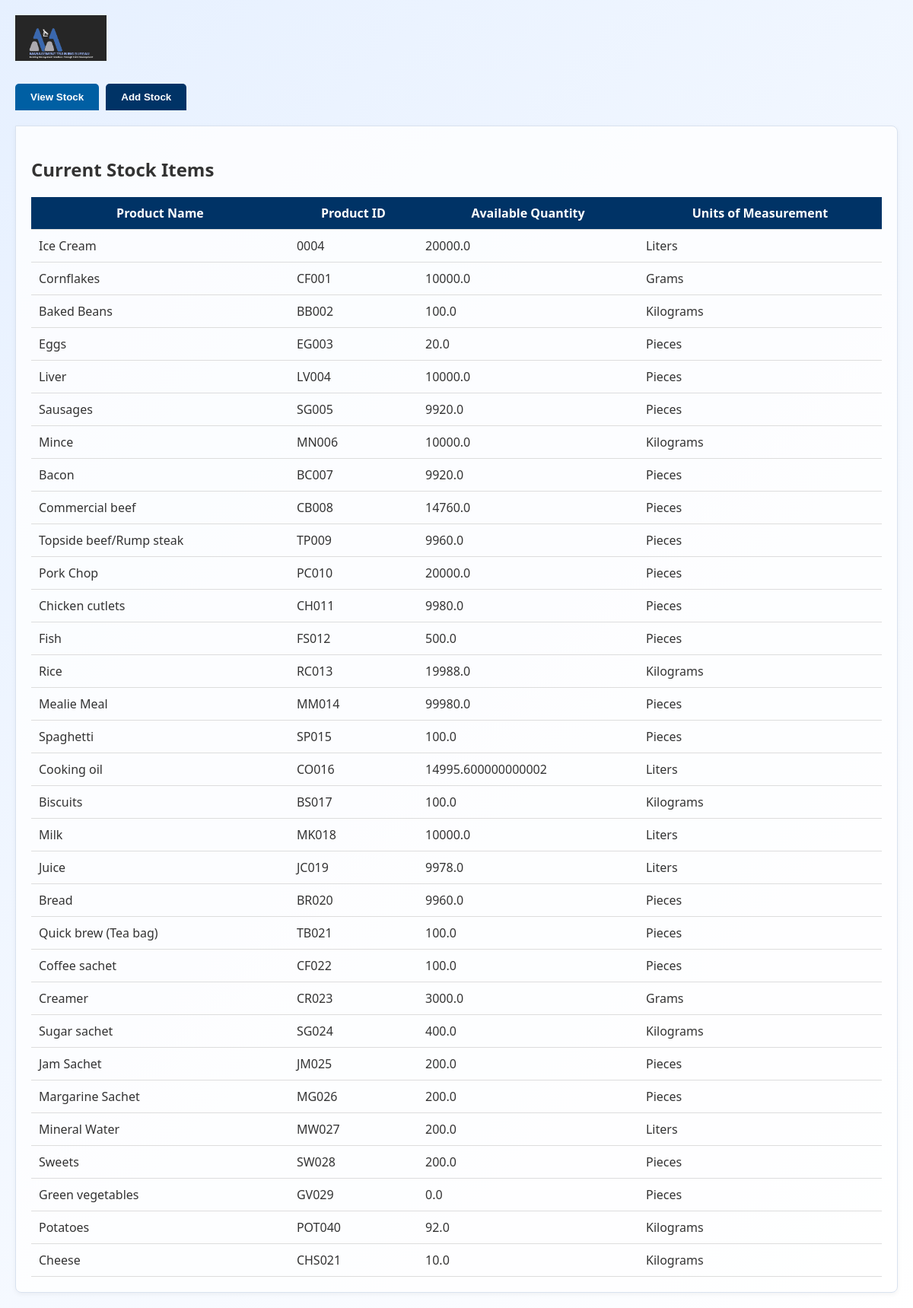
Screenshot of /stock_management/ with the database file from the repository.
### system/models.py (models this page shows, shortened)
class StockItem(models.Model):
    UNIT_CHOICES = [
        ('kg', 'Kilograms'),
        ('pcs', 'Pieces'),
        ('ltr', 'Liters'),
        ('g', 'Grams'),
    ]
    product_name = models.CharField(max_length=100)
    product_id = models.CharField(max_length=50, unique=True)
    available_quantity = models.FloatField(default=0)
    unit_of_measurement = models.CharField(max_length=10, choices=UNIT_CHOICES)
    unit_price = models.DecimalField(max_digits=8, decimal_places=2, null=True, blank=True)

### system/views.py (the view)
# urls.py: path('stock_management/', views.stock_management, name='stock_management'),
def stock_management(request):
    if request.method == 'POST':
        form = StockItemForm(request.POST)
        if form.is_valid():
            form.save()
            messages.success(request, "Stock item added successfully.")
            return redirect('stock_management')
    else:
        form = StockItemForm()
    stock_items = StockItem.objects.all()
    context = {
        'form': form,
        'stock_items': stock_items,
    }
    return render(request, 'stock_management.html', context)

### templates/stock_management.html (shortened to what this page needs)
<!DOCTYPE html>
<html lang="en">
<head>
    {% load static %}
</head>
<body>
<header>
    <img src="{% static 'images/company_logo.png' %}" alt="Company Logo">
</header>
<div class="tabs">
    <button class="tablink active" onclick="openTab(event, 'view_stock')">View Stock</button>
    <button class="tablink" onclick="openTab(event, 'add_stock')">Add Stock</button>
</div>
<div id="view_stock" class="tab-content">
    <h2>Current Stock Items</h2>
    <table>
        <thead>
            <tr>
                <th>Product Name</th>
                <th>Product ID</th>
                <th>Available Quantity</th>
                <th>Units of Measurement</th>
            </tr>
        </thead>
        <tbody>
            {% for item in stock_items %}
            <tr>
                <td>{{ item.product_name }}</td>
                <td>{{ item.product_id }}</td>
                <td>{{ item.available_quantity }}</td>
                <td>{{ item.get_unit_of_measurement_display }}</td>
            </tr>
            {% empty %}
            <tr>
                <td colspan="4">No stock items available.</td>
            </tr>
            {% endfor %}
        </tbody>
    </table>
</div>
</body>
</html>

### templates/stock_management.html (style rules this page uses)
body { font-family: 'Segoe UI', Tahoma, Geneva, Verdana, sans-serif; margin: 20px; background: linear-gradient(135deg, #e6f0ff, #ffffff); color: #333; }
header { display: flex; justify-content: space-between; align-items: center; margin-bottom: 30px; }
header img { height: 60px; }
.tabs { overflow: hidden; margin-bottom: 20px; }
.tabs button { background-color: #003366; color: white; padding: 10px 20px; border: none; cursor: pointer; border-radius: 5px 5px 0 0; margin-right: 5px; font-weight: bold; }
.tabs button.active { background-color: #005fa3; }
.tab-content { background-color: #ffffffcc; border: 1px solid #d9e2ef; padding: 20px; border-radius: 0 8px 8px 8px; box-shadow: 0 2px 6px rgba(0,0,0,0.05); }
table { width: 100%; border-collapse: collapse; }
th, td { padding: 10px; border-bottom: 1px solid #ddd; }
th { background-color: #003366; color: #fff; }

### rows the page displays
StockItem: product_name "Ice Cream", product_id "0004", available_quantity "20000.0", unit_of_measurement "Liters"
StockItem: product_name "Cornflakes", product_id "CF001", available_quantity "10000.0", unit_of_measurement "Grams"
StockItem: product_name "Baked Beans", product_id "BB002", available_quantity "100.0", unit_of_measurement "Kilograms"
StockItem: product_name "Eggs", product_id "EG003", available_quantity "20.0", unit_of_measurement "Pieces"
StockItem: product_name "Liver", product_id "LV004", available_quantity "10000.0", unit_of_measurement "Pieces"
StockItem: product_name "Sausages", product_id "SG005", available_quantity "9920.0", unit_of_measurement "Pieces"
StockItem: product_name "Mince", product_id "MN006", available_quantity "10000.0", unit_of_measurement "Kilograms"
StockItem: product_name "Bacon", product_id "BC007", available_quantity "9920.0", unit_of_measurement "Pieces"
StockItem: product_name "Commercial beef", product_id "CB008", available_quantity "14760.0", unit_of_measurement "Pieces"
StockItem: product_name "Topside beef/Rump steak", product_id "TP009", available_quantity "9960.0", unit_of_measurement "Pieces"
StockItem: product_name "Pork Chop", product_id "PC010", available_quantity "20000.0", unit_of_measurement "Pieces"
StockItem: product_name "Chicken cutlets", product_id "CH011", available_quantity "9980.0", unit_of_measurement "Pieces"
StockItem: product_name "Fish", product_id "FS012", available_quantity "500.0", unit_of_measurement "Pieces"
StockItem: product_name "Rice", product_id "RC013", available_quantity "19988.0", unit_of_measurement "Kilograms"
StockItem: product_name "Mealie Meal", product_id "MM014", available_quantity "99980.0", unit_of_measurement "Pieces"
StockItem: product_name "Spaghetti", product_id "SP015", available_quantity "100.0", unit_of_measurement "Pieces"
StockItem: product_name "Cooking oil", product_id "CO016", available_quantity "14995.600000000002", unit_of_measurement "Liters"
StockItem: product_name "Biscuits", product_id "BS017", available_quantity "100.0", unit_of_measurement "Kilograms"
StockItem: product_name "Milk", product_id "MK018", available_quantity "10000.0", unit_of_measurement "Liters"
StockItem: product_name "Juice", product_id "JC019", available_quantity "9978.0", unit_of_measurement "Liters"
StockItem: product_name "Bread", product_id "BR020", available_quantity "9960.0", unit_of_measurement "Pieces"
StockItem: product_name "Quick brew (Tea bag)", product_id "TB021", available_quantity "100.0", unit_of_measurement "Pieces"
StockItem: product_name "Coffee sachet", product_id "CF022", available_quantity "100.0", unit_of_measurement "Pieces"
StockItem: product_name "Creamer", product_id "CR023", available_quantity "3000.0", unit_of_measurement "Grams"
StockItem: product_name "Sugar sachet", product_id "SG024", available_quantity "400.0", unit_of_measurement "Kilograms"
StockItem: product_name "Jam Sachet", product_id "JM025", available_quantity "200.0", unit_of_measurement "Pieces"
StockItem: product_name "Margarine Sachet", product_id "MG026", available_quantity "200.0", unit_of_measurement "Pieces"
StockItem: product_name "Mineral Water", product_id "MW027", available_quantity "200.0", unit_of_measurement "Liters"
StockItem: product_name "Sweets", product_id "SW028", available_quantity "200.0", unit_of_measurement "Pieces"
StockItem: product_name "Green vegetables", product_id "GV029", available_quantity "0.0", unit_of_measurement "Pieces"
StockItem: product_name "Potatoes", product_id "POT040", available_quantity "92.0", unit_of_measurement "Kilograms"
StockItem: product_name "Cheese", product_id "CHS021", available_quantity "10.0", unit_of_measurement "Kilograms"
